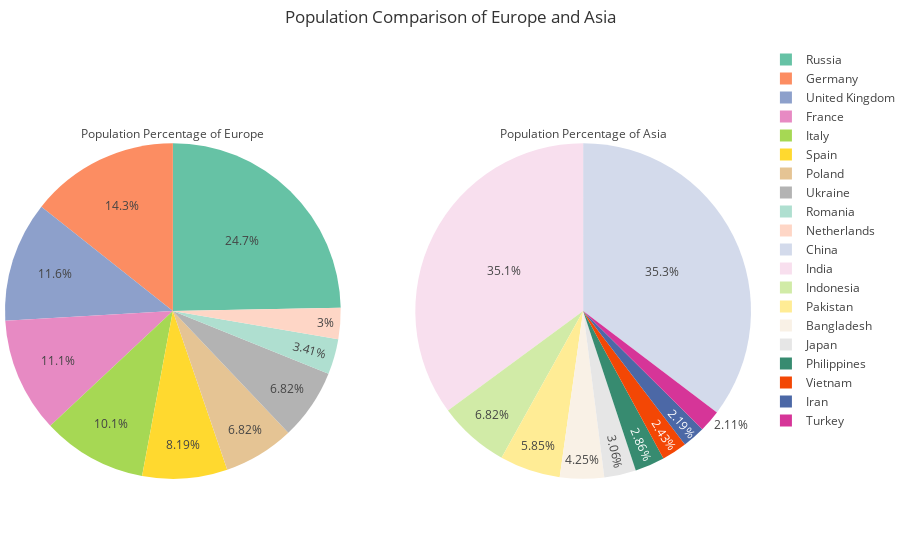

Notebook code for this chart:
### Code cell
fig = make_subplots(rows=1, cols=2, specs=[[{'type':'domain'}, {'type':'domain'}]])

fig.add_trace(go.Pie(labels=top10_europe['Country'], 
                     values=top10_europe['World Population Percentage'], 
                     title="Population Percentage of Europe"), 1, 1)
fig.add_trace(go.Pie(labels=top10_asia['Country'], 
                     values=top10_asia['World Population Percentage'], 
                     title="Population Percentage of Asia"), 1, 2)

fig.update_traces(hoverinfo="label+percent")
fig.update_layout(title_text="Population Comparison of Europe and Asia", margin=dict(t=45, b=0, l=5, r=0))
fig.show()

### Figure 1 — Plotly figure (JSON) as saved in the notebook; plotly's stock layout.template omitted (floating-point values rounded to 4 significant figures)
{"data": [{"domain": {"x": [0, 0.45], "y": [0, 1]}, "hoverinfo": "label+percent", "labels": ["Russia", "Germany", "United Kingdom", "France", "Italy", "Spain", "Poland", "Ukraine", "Romania", "Netherlands"], "title": {"text": "Population Percentage of Europe"}, "type": "pie", "values": [1.81, 1.05, 0.85, 0.81, 0.74, 0.6, 0.5, 0.5, 0.25, 0.22]}, {"domain": {"x": [0.55, 1], "y": [0, 1]}, "hoverinfo": "label+percent", "labels": ["China", "India", "Indonesia", "Pakistan", "Bangladesh", "Japan", "Philippines", "Vietnam", "Iran", "Turkey"], "title": {"text": "Population Percentage of Asia"}, "type": "pie", "values": [17.88, 17.77, 3.45, 2.96, 2.15, 1.55, 1.45, 1.23, 1.11, 1.07]}], "layout": {"autosize": true, "margin": {"b": 0, "l": 5, "r": 0, "t": 45}, "title": {"text": "Population Comparison of Europe and Asia"}}}
